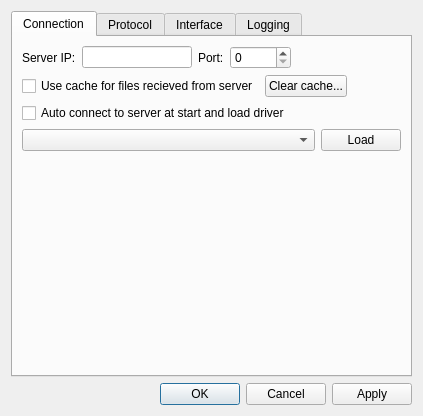
<?xml version="1.0" encoding="UTF-8"?>
<ui version="4.0">
 <class>ClientSettingsDialog</class>
 <widget class="QDialog" name="ClientSettingsDialog">
  <property name="geometry">
   <rect>
    <x>0</x>
    <y>0</y>
    <width>423</width>
    <height>416</height>
   </rect>
  </property>
  <property name="windowTitle">
   <string>Settings</string>
  </property>
  <layout class="QHBoxLayout" name="horizontalLayout">
   <item>
    <layout class="QVBoxLayout" name="verticalLayout">
     <item>
      <widget class="QTabWidget" name="tabWidget">
       <property name="tabShape">
        <enum>QTabWidget::Rounded</enum>
       </property>
       <property name="currentIndex">
        <number>0</number>
       </property>
       <property name="tabsClosable">
        <bool>false</bool>
       </property>
       <property name="movable">
        <bool>false</bool>
       </property>
       <widget class="QWidget" name="tabNetwork">
        <attribute name="title">
         <string>Connection</string>
        </attribute>
        <layout class="QVBoxLayout" name="verticalLayout_2">
         <item>
          <layout class="QHBoxLayout" name="horizontalLayout_2">
           <item>
            <widget class="QLabel" name="serverIPLabel">
             <property name="text">
              <string>Server IP:</string>
             </property>
             <property name="buddy">
              <cstring>serverIPLineEdit</cstring>
             </property>
            </widget>
           </item>
           <item>
            <widget class="QLineEdit" name="serverIPLineEdit">
             <property name="inputMask">
              <string/>
             </property>
            </widget>
           </item>
           <item>
            <widget class="QLabel" name="serverPortLabel">
             <property name="text">
              <string>Port:</string>
             </property>
             <property name="buddy">
              <cstring>serverPortSpinBox</cstring>
             </property>
            </widget>
           </item>
           <item>
            <widget class="QSpinBox" name="serverPortSpinBox">
             <property name="maximum">
              <number>65535</number>
             </property>
            </widget>
           </item>
           <item>
            <spacer name="horizontalSpacer">
             <property name="orientation">
              <enum>Qt::Horizontal</enum>
             </property>
             <property name="sizeHint" stdset="0">
              <size>
               <width>40</width>
               <height>20</height>
              </size>
             </property>
            </spacer>
           </item>
          </layout>
         </item>
         <item>
          <layout class="QHBoxLayout" name="horizontalLayout_3">
           <item>
            <widget class="QCheckBox" name="cacheFilesBox">
             <property name="text">
              <string>Use cache for files recieved from server</string>
             </property>
            </widget>
           </item>
           <item>
            <widget class="QPushButton" name="clearCacheButton">
             <property name="text">
              <string>Clear cache...</string>
             </property>
            </widget>
           </item>
           <item>
            <spacer name="horizontalSpacer_2">
             <property name="orientation">
              <enum>Qt::Horizontal</enum>
             </property>
             <property name="sizeHint" stdset="0">
              <size>
               <width>40</width>
               <height>20</height>
              </size>
             </property>
            </spacer>
           </item>
          </layout>
         </item>
         <item>
          <widget class="QCheckBox" name="autoConnectBox">
           <property name="text">
            <string>Auto connect to server at start and load driver</string>
           </property>
          </widget>
         </item>
         <item>
          <layout class="QHBoxLayout" name="horizontalLayout_4">
           <item>
            <widget class="QComboBox" name="driversListCombo">
             <property name="sizePolicy">
              <sizepolicy hsizetype="Expanding" vsizetype="Fixed">
               <horstretch>0</horstretch>
               <verstretch>0</verstretch>
              </sizepolicy>
             </property>
            </widget>
           </item>
           <item>
            <widget class="QPushButton" name="loadDriversButton">
             <property name="sizePolicy">
              <sizepolicy hsizetype="Minimum" vsizetype="Fixed">
               <horstretch>0</horstretch>
               <verstretch>0</verstretch>
              </sizepolicy>
             </property>
             <property name="text">
              <string>Load</string>
             </property>
            </widget>
           </item>
          </layout>
         </item>
         <item>
          <spacer name="verticalSpacer">
           <property name="orientation">
            <enum>Qt::Vertical</enum>
           </property>
           <property name="sizeHint" stdset="0">
            <size>
             <width>43</width>
             <height>68</height>
            </size>
           </property>
          </spacer>
         </item>
        </layout>
       </widget>
       <widget class="QWidget" name="tabProtocol">
        <attribute name="title">
         <string>Protocol</string>
        </attribute>
        <layout class="QVBoxLayout" name="verticalLayout_3">
         <item>
          <widget class="QCheckBox" name="writeProtocolCheckBox">
           <property name="text">
            <string>Write equipment protocol</string>
           </property>
          </widget>
         </item>
         <item>
          <layout class="QHBoxLayout" name="horizontalLayout_5">
           <item>
            <widget class="QLabel" name="protocolPathLabel">
             <property name="text">
              <string>Path:</string>
             </property>
            </widget>
           </item>
           <item>
            <widget class="QLineEdit" name="protocolPathEdit"/>
           </item>
           <item>
            <widget class="QPushButton" name="protocolPathSelectButton">
             <property name="text">
              <string>Browse...</string>
             </property>
            </widget>
           </item>
          </layout>
         </item>
         <item>
          <layout class="QHBoxLayout" name="horizontalLayout_6">
           <item>
            <widget class="QLabel" name="protocolTimerLabel">
             <property name="text">
              <string>Save data to file every:</string>
             </property>
            </widget>
           </item>
           <item>
            <widget class="QSpinBox" name="protocolTimerSpinBox">
             <property name="suffix">
              <string> sec.</string>
             </property>
             <property name="prefix">
              <string/>
             </property>
             <property name="minimum">
              <number>0</number>
             </property>
             <property name="maximum">
              <number>10000</number>
             </property>
             <property name="singleStep">
              <number>5</number>
             </property>
            </widget>
           </item>
           <item>
            <spacer name="horizontalSpacer_3">
             <property name="orientation">
              <enum>Qt::Horizontal</enum>
             </property>
             <property name="sizeHint" stdset="0">
              <size>
               <width>40</width>
               <height>20</height>
              </size>
             </property>
            </spacer>
           </item>
          </layout>
         </item>
         <item>
          <layout class="QHBoxLayout" name="horizontalLayout_9">
           <item>
            <widget class="QLabel" name="deleteProtocolAfterLabel">
             <property name="text">
              <string>Delete protocol files after:</string>
             </property>
            </widget>
           </item>
           <item>
            <widget class="QSpinBox" name="deleteProtocolFilesAfterSpinBox">
             <property name="suffix">
              <string> day(s)</string>
             </property>
             <property name="maximum">
              <number>365</number>
             </property>
            </widget>
           </item>
           <item>
            <spacer name="horizontalSpacer_6">
             <property name="orientation">
              <enum>Qt::Horizontal</enum>
             </property>
             <property name="sizeHint" stdset="0">
              <size>
               <width>40</width>
               <height>20</height>
              </size>
             </property>
            </spacer>
           </item>
          </layout>
         </item>
         <item>
          <layout class="QHBoxLayout" name="horizontalLayout_10">
           <item>
            <widget class="QLabel" name="protocolSaveToLabel">
             <property name="text">
              <string>Save to:</string>
             </property>
            </widget>
           </item>
           <item>
            <widget class="QLineEdit" name="protocolSaveToPathEdit"/>
           </item>
           <item>
            <widget class="QPushButton" name="protocolSaveToBrowseButton">
             <property name="text">
              <string>Browse...</string>
             </property>
            </widget>
           </item>
          </layout>
         </item>
         <item>
          <spacer name="verticalSpacer_2">
           <property name="orientation">
            <enum>Qt::Vertical</enum>
           </property>
           <property name="sizeHint" stdset="0">
            <size>
             <width>20</width>
             <height>125</height>
            </size>
           </property>
          </spacer>
         </item>
        </layout>
       </widget>
       <widget class="QWidget" name="tabInterface">
        <attribute name="title">
         <string>Interface</string>
        </attribute>
        <layout class="QVBoxLayout" name="verticalLayout_6">
         <item>
          <widget class="QCheckBox" name="startInFullScreenCheckBox">
           <property name="text">
            <string>Start in full screen mode</string>
           </property>
          </widget>
         </item>
         <item>
          <widget class="QCheckBox" name="saveWindowsPosCheckBox">
           <property name="text">
            <string>Save windows position</string>
           </property>
          </widget>
         </item>
         <item>
          <widget class="QCheckBox" name="restoreWindowsPosCheckBox">
           <property name="text">
            <string>Restore windows position</string>
           </property>
          </widget>
         </item>
         <item>
          <widget class="QCheckBox" name="showGridCheckBox">
           <property name="text">
            <string>Show grid</string>
           </property>
          </widget>
         </item>
         <item>
          <widget class="QGroupBox" name="toolBarGroupBox">
           <property name="title">
            <string>Toolbar</string>
           </property>
           <layout class="QVBoxLayout" name="verticalLayout_4">
            <item>
             <layout class="QHBoxLayout" name="horizontalLayout_8">
              <item>
               <widget class="QLabel" name="toolBarButtonSizeLabel">
                <property name="text">
                 <string>Toolbar button size:</string>
                </property>
               </widget>
              </item>
              <item>
               <widget class="QComboBox" name="toolBarButtonSizeComboBox">
                <item>
                 <property name="text">
                  <string>Lagre</string>
                 </property>
                </item>
                <item>
                 <property name="text">
                  <string>Medium</string>
                 </property>
                </item>
                <item>
                 <property name="text">
                  <string>Small</string>
                 </property>
                </item>
                <item>
                 <property name="text">
                  <string>Extra small</string>
                 </property>
                </item>
               </widget>
              </item>
              <item>
               <spacer name="horizontalSpacer_4">
                <property name="orientation">
                 <enum>Qt::Horizontal</enum>
                </property>
                <property name="sizeHint" stdset="0">
                 <size>
                  <width>128</width>
                  <height>23</height>
                 </size>
                </property>
               </spacer>
              </item>
             </layout>
            </item>
            <item>
             <layout class="QHBoxLayout" name="horizontalLayout_7">
              <item>
               <widget class="QCheckBox" name="showToolBarButtonsTextCheckBox">
                <property name="text">
                 <string>Show toolbar buttons text</string>
                </property>
               </widget>
              </item>
              <item>
               <spacer name="horizontalSpacer_5">
                <property name="orientation">
                 <enum>Qt::Horizontal</enum>
                </property>
                <property name="sizeHint" stdset="0">
                 <size>
                  <width>138</width>
                  <height>17</height>
                 </size>
                </property>
               </spacer>
              </item>
             </layout>
            </item>
           </layout>
          </widget>
         </item>
         <item>
          <widget class="QGroupBox" name="controlWidgetGroupBox">
           <property name="title">
            <string>Control panel</string>
           </property>
           <layout class="QVBoxLayout" name="verticalLayout_5">
            <item>
             <widget class="QCheckBox" name="showDebugPageCheckBox">
              <property name="text">
               <string>Show debug page</string>
              </property>
             </widget>
            </item>
            <item>
             <widget class="QCheckBox" name="showLogMessagesPageCheckBox">
              <property name="text">
               <string>Show log messages page</string>
              </property>
             </widget>
            </item>
           </layout>
          </widget>
         </item>
         <item>
          <spacer name="verticalSpacer_3">
           <property name="orientation">
            <enum>Qt::Vertical</enum>
           </property>
           <property name="sizeHint" stdset="0">
            <size>
             <width>20</width>
             <height>1</height>
            </size>
           </property>
          </spacer>
         </item>
        </layout>
       </widget>
       <widget class="QWidget" name="tabLogging">
        <attribute name="title">
         <string>Logging</string>
        </attribute>
        <layout class="QVBoxLayout" name="verticalLayout_7">
         <item>
          <widget class="QCheckBox" name="clearLogsCheckBox">
           <property name="text">
            <string>Clear log files at start</string>
           </property>
          </widget>
         </item>
         <item>
          <spacer name="verticalSpacer_4">
           <property name="orientation">
            <enum>Qt::Vertical</enum>
           </property>
           <property name="sizeHint" stdset="0">
            <size>
             <width>20</width>
             <height>293</height>
            </size>
           </property>
          </spacer>
         </item>
        </layout>
       </widget>
      </widget>
     </item>
     <item>
      <widget class="QDialogButtonBox" name="buttonBox">
       <property name="orientation">
        <enum>Qt::Horizontal</enum>
       </property>
       <property name="standardButtons">
        <set>QDialogButtonBox::Apply|QDialogButtonBox::Cancel|QDialogButtonBox::Ok</set>
       </property>
      </widget>
     </item>
    </layout>
   </item>
  </layout>
 </widget>
 <tabstops>
  <tabstop>serverIPLineEdit</tabstop>
  <tabstop>buttonBox</tabstop>
 </tabstops>
 <resources/>
 <connections>
  <connection>
   <sender>buttonBox</sender>
   <signal>rejected()</signal>
   <receiver>ClientSettingsDialog</receiver>
   <slot>reject()</slot>
   <hints>
    <hint type="sourcelabel">
     <x>316</x>
     <y>260</y>
    </hint>
    <hint type="destinationlabel">
     <x>286</x>
     <y>274</y>
    </hint>
   </hints>
  </connection>
 </connections>
</ui>
